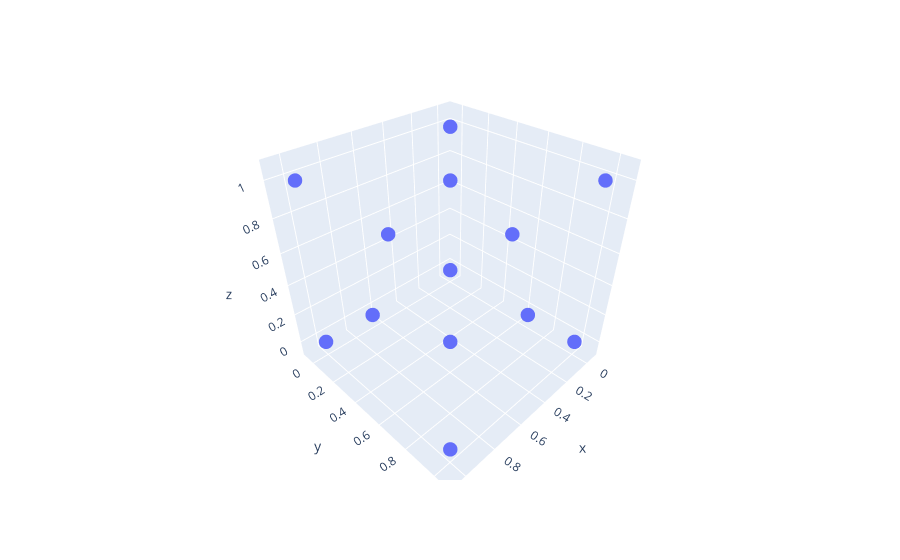

The notebook cell saved with this chart:
### Code cell
fig = px.scatter_3d(x = d3_lattice[:,0],
              y = d3_lattice[:,1],
              z = d3_lattice[:,2],
              range_x = (-0.1,1.1),
              range_y = (-0.1,1.1),
              range_z = (-0.1,1.1))
fig.update_traces(marker_size = 5)
fig.show()

### Figure 1 — Plotly figure (JSON) as saved in the notebook; plotly's stock layout.template omitted (floating-point values rounded to 4 significant figures; data arrays with more than 128 entries replaced by an {"elided": "..."} marker saying what was removed)
{"data": [{"hovertemplate": "x=%{x}<br>y=%{y}<br>z=%{z}<extra></extra>", "legendgroup": "", "marker": {"color": "#636efa", "size": 5, "symbol": "circle"}, "mode": "markers", "name": "", "scene": "scene", "showlegend": false, "type": "scatter3d", "x": {"elided": "3430 float values"}, "y": {"elided": "3430 float values"}, "z": {"elided": "3430 float values"}}], "layout": {"legend": {"tracegroupgap": 0}, "margin": {"t": 60}, "scene": {"domain": {"x": [0, 1], "y": [0, 1]}, "xaxis": {"range": [-0.1, 1.1], "title": {"text": "x"}}, "yaxis": {"range": [-0.1, 1.1], "title": {"text": "y"}}, "zaxis": {"range": [-0.1, 1.1], "title": {"text": "z"}}}}}
